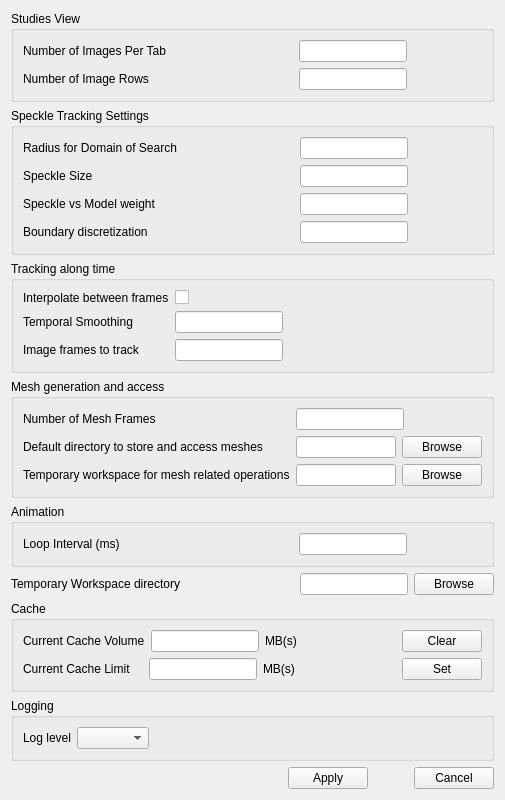
<?xml version="1.0" encoding="UTF-8"?>
<ui version="4.0">
 <class>Form</class>
 <widget class="QWidget" name="Form">
  <property name="geometry">
   <rect>
    <x>0</x>
    <y>0</y>
    <width>505</width>
    <height>793</height>
   </rect>
  </property>
  <property name="windowTitle">
   <string>Form</string>
  </property>
  <layout class="QVBoxLayout" name="verticalLayout_8">
   <item>
    <widget class="QGroupBox" name="groupBox_2">
     <property name="title">
      <string>Studies View</string>
     </property>
     <layout class="QVBoxLayout" name="verticalLayout_3">
      <item>
       <layout class="QFormLayout" name="formLayout_3">
        <item row="0" column="0">
         <widget class="QLabel" name="label_8">
          <property name="text">
           <string>Number of Images Per Tab                                      </string>
          </property>
         </widget>
        </item>
        <item row="1" column="0">
         <widget class="QLabel" name="label_9">
          <property name="text">
           <string>Number of Image Rows</string>
          </property>
         </widget>
        </item>
        <item row="0" column="1">
         <layout class="QHBoxLayout" name="horizontalLayout_5" stretch="0,10">
          <item>
           <widget class="QLineEdit" name="numImagesPerTab"/>
          </item>
          <item>
           <spacer name="horizontalSpacer_3">
            <property name="orientation">
             <enum>Qt::Horizontal</enum>
            </property>
            <property name="sizeHint" stdset="0">
             <size>
              <width>40</width>
              <height>20</height>
             </size>
            </property>
           </spacer>
          </item>
         </layout>
        </item>
        <item row="1" column="1">
         <layout class="QHBoxLayout" name="horizontalLayout_6" stretch="0,10">
          <item>
           <widget class="QLineEdit" name="numImagesAlongHeight"/>
          </item>
          <item>
           <spacer name="horizontalSpacer_4">
            <property name="orientation">
             <enum>Qt::Horizontal</enum>
            </property>
            <property name="sizeHint" stdset="0">
             <size>
              <width>40</width>
              <height>20</height>
             </size>
            </property>
           </spacer>
          </item>
         </layout>
        </item>
       </layout>
      </item>
     </layout>
    </widget>
   </item>
   <item>
    <widget class="QGroupBox" name="SpeckleTracking">
     <property name="title">
      <string>Speckle Tracking Settings</string>
     </property>
     <layout class="QVBoxLayout" name="verticalLayout">
      <item>
       <layout class="QFormLayout" name="formLayout">
        <item row="0" column="0">
         <widget class="QLabel" name="label">
          <property name="text">
           <string>Radius for Domain of Search                                   </string>
          </property>
         </widget>
        </item>
        <item row="3" column="0">
         <widget class="QLabel" name="label_2">
          <property name="text">
           <string>Boundary discretization</string>
          </property>
         </widget>
        </item>
        <item row="0" column="1">
         <layout class="QHBoxLayout" name="horizontalLayout_7" stretch="0,10">
          <item>
           <widget class="QLineEdit" name="speckleSkin">
            <property name="toolTip">
             <string>Speckle motion search is restricted to the specified radius (in pixels).</string>
            </property>
           </widget>
          </item>
          <item>
           <spacer name="horizontalSpacer_5">
            <property name="orientation">
             <enum>Qt::Horizontal</enum>
            </property>
            <property name="sizeHint" stdset="0">
             <size>
              <width>40</width>
              <height>20</height>
             </size>
            </property>
           </spacer>
          </item>
         </layout>
        </item>
        <item row="3" column="1">
         <layout class="QHBoxLayout" name="horizontalLayout_8" stretch="0,10">
          <item>
           <widget class="QLineEdit" name="boundaryPoints">
            <property name="toolTip">
             <string>The myocardial boundary is discretized inot the specified number of points. These points are tracked to reconstruct the boundary motion. Specify a number that is a multiple of 8.</string>
            </property>
           </widget>
          </item>
          <item>
           <spacer name="horizontalSpacer_6">
            <property name="orientation">
             <enum>Qt::Horizontal</enum>
            </property>
            <property name="sizeHint" stdset="0">
             <size>
              <width>40</width>
              <height>20</height>
             </size>
            </property>
           </spacer>
          </item>
         </layout>
        </item>
        <item row="1" column="0">
         <widget class="QLabel" name="label_12">
          <property name="text">
           <string>Speckle Size</string>
          </property>
         </widget>
        </item>
        <item row="1" column="1">
         <layout class="QHBoxLayout" name="horizontalLayout_13" stretch="0,10">
          <item>
           <widget class="QLineEdit" name="speckleRadius">
            <property name="toolTip">
             <string>Size of speckle in pixels.</string>
            </property>
           </widget>
          </item>
          <item>
           <spacer name="horizontalSpacer_11">
            <property name="orientation">
             <enum>Qt::Horizontal</enum>
            </property>
            <property name="sizeHint" stdset="0">
             <size>
              <width>40</width>
              <height>20</height>
             </size>
            </property>
           </spacer>
          </item>
         </layout>
        </item>
        <item row="2" column="0">
         <widget class="QLabel" name="label_19">
          <property name="text">
           <string>Speckle vs Model weight</string>
          </property>
         </widget>
        </item>
        <item row="2" column="1">
         <layout class="QHBoxLayout" name="horizontalLayout_17" stretch="0,10">
          <item>
           <widget class="QLineEdit" name="modelWeight">
            <property name="toolTip">
             <string>Weight associated with model predicted location for speckle neighbourhood vs that based on previous speckle location. Weight is between 0.0-1.0</string>
            </property>
           </widget>
          </item>
          <item>
           <spacer name="horizontalSpacer_15">
            <property name="orientation">
             <enum>Qt::Horizontal</enum>
            </property>
            <property name="sizeHint" stdset="0">
             <size>
              <width>40</width>
              <height>20</height>
             </size>
            </property>
           </spacer>
          </item>
         </layout>
        </item>
       </layout>
      </item>
     </layout>
    </widget>
   </item>
   <item>
    <widget class="QGroupBox" name="groupBox_6">
     <property name="title">
      <string>Tracking along time</string>
     </property>
     <layout class="QVBoxLayout" name="verticalLayout_7">
      <item>
       <layout class="QFormLayout" name="formLayout_6">
        <item row="0" column="0">
         <widget class="QLabel" name="label_18">
          <property name="text">
           <string>Interpolate between frames</string>
          </property>
         </widget>
        </item>
        <item row="0" column="1">
         <widget class="QCheckBox" name="interpolateTracking">
          <property name="text">
           <string/>
          </property>
         </widget>
        </item>
        <item row="1" column="1">
         <layout class="QHBoxLayout" name="horizontalLayout_9" stretch="0,10">
          <item>
           <widget class="QLineEdit" name="smoothing">
            <property name="toolTip">
             <string>Speckle motion is smoothed temporally. Specifiy a number between [0,1.0]</string>
            </property>
           </widget>
          </item>
          <item>
           <spacer name="horizontalSpacer_7">
            <property name="orientation">
             <enum>Qt::Horizontal</enum>
            </property>
            <property name="sizeHint" stdset="0">
             <size>
              <width>40</width>
              <height>20</height>
             </size>
            </property>
           </spacer>
          </item>
         </layout>
        </item>
        <item row="2" column="1">
         <layout class="QHBoxLayout" name="horizontalLayout_10" stretch="0,10">
          <item>
           <widget class="QLineEdit" name="maxFramesToTrack">
            <property name="toolTip">
             <string>Not all image frames are tracked for efficiency reasons, specifiy the number that should be used.</string>
            </property>
           </widget>
          </item>
          <item>
           <spacer name="horizontalSpacer_8">
            <property name="orientation">
             <enum>Qt::Horizontal</enum>
            </property>
            <property name="sizeHint" stdset="0">
             <size>
              <width>40</width>
              <height>20</height>
             </size>
            </property>
           </spacer>
          </item>
         </layout>
        </item>
        <item row="1" column="0">
         <widget class="QLabel" name="label_3">
          <property name="text">
           <string>Temporal Smoothing</string>
          </property>
         </widget>
        </item>
        <item row="2" column="0">
         <widget class="QLabel" name="label_4">
          <property name="text">
           <string>Image frames to track</string>
          </property>
         </widget>
        </item>
       </layout>
      </item>
     </layout>
    </widget>
   </item>
   <item>
    <widget class="QGroupBox" name="groupBox">
     <property name="title">
      <string>Mesh generation and access</string>
     </property>
     <layout class="QVBoxLayout" name="verticalLayout_2">
      <item>
       <layout class="QFormLayout" name="formLayout_2">
        <item row="0" column="0">
         <widget class="QLabel" name="label_5">
          <property name="text">
           <string>Number of Mesh Frames</string>
          </property>
         </widget>
        </item>
        <item row="2" column="0">
         <widget class="QLabel" name="label_6">
          <property name="text">
           <string>Temporary workspace for mesh related operations</string>
          </property>
         </widget>
        </item>
        <item row="1" column="0">
         <widget class="QLabel" name="label_7">
          <property name="text">
           <string>Default directory to store and access meshes</string>
          </property>
         </widget>
        </item>
        <item row="1" column="1">
         <layout class="QHBoxLayout" name="horizontalLayout">
          <item>
           <widget class="QLineEdit" name="defaultMeshDirectory"/>
          </item>
          <item>
           <widget class="QPushButton" name="loadMeshDirectory">
            <property name="text">
             <string>Browse</string>
            </property>
           </widget>
          </item>
         </layout>
        </item>
        <item row="2" column="1">
         <layout class="QHBoxLayout" name="horizontalLayout_2">
          <item>
           <widget class="QLineEdit" name="temporaryMeshDirectory"/>
          </item>
          <item>
           <widget class="QPushButton" name="loadTempMeshDirectory">
            <property name="text">
             <string>Browse</string>
            </property>
           </widget>
          </item>
         </layout>
        </item>
        <item row="0" column="1">
         <layout class="QHBoxLayout" name="horizontalLayout_11" stretch="0,10">
          <item>
           <widget class="QLineEdit" name="numberOfMeshFrames">
            <property name="toolTip">
             <string>The number of mesh frames that need to created to capture the wall motion.</string>
            </property>
           </widget>
          </item>
          <item>
           <spacer name="horizontalSpacer_9">
            <property name="orientation">
             <enum>Qt::Horizontal</enum>
            </property>
            <property name="sizeHint" stdset="0">
             <size>
              <width>40</width>
              <height>20</height>
             </size>
            </property>
           </spacer>
          </item>
         </layout>
        </item>
       </layout>
      </item>
     </layout>
    </widget>
   </item>
   <item>
    <widget class="QGroupBox" name="groupBox_3">
     <property name="title">
      <string>Animation</string>
     </property>
     <layout class="QVBoxLayout" name="verticalLayout_4">
      <item>
       <layout class="QFormLayout" name="formLayout_4">
        <item row="0" column="0">
         <widget class="QLabel" name="label_10">
          <property name="text">
           <string>Loop Interval (ms)                                                    </string>
          </property>
         </widget>
        </item>
        <item row="0" column="1">
         <layout class="QHBoxLayout" name="horizontalLayout_12" stretch="0,10">
          <item>
           <widget class="QLineEdit" name="loopInterval">
            <property name="toolTip">
             <string>The time in ms between two frames. Parameter used in rendering tracking results and mesh animations.</string>
            </property>
           </widget>
          </item>
          <item>
           <spacer name="horizontalSpacer_10">
            <property name="orientation">
             <enum>Qt::Horizontal</enum>
            </property>
            <property name="sizeHint" stdset="0">
             <size>
              <width>40</width>
              <height>20</height>
             </size>
            </property>
           </spacer>
          </item>
         </layout>
        </item>
       </layout>
      </item>
     </layout>
    </widget>
   </item>
   <item>
    <layout class="QFormLayout" name="formLayout_5">
     <item row="0" column="0">
      <widget class="QLabel" name="label_11">
       <property name="text">
        <string>Temporary Workspace directory                                  </string>
       </property>
      </widget>
     </item>
     <item row="0" column="1">
      <layout class="QHBoxLayout" name="horizontalLayout_3">
       <item>
        <widget class="QLineEdit" name="temporaryWorkspace"/>
       </item>
       <item>
        <widget class="QPushButton" name="loadTemporaryWorkspace">
         <property name="text">
          <string>Browse</string>
         </property>
        </widget>
       </item>
      </layout>
     </item>
    </layout>
   </item>
   <item>
    <widget class="QGroupBox" name="groupBox_4">
     <property name="title">
      <string>Cache</string>
     </property>
     <layout class="QVBoxLayout" name="verticalLayout_5">
      <item>
       <layout class="QHBoxLayout" name="horizontalLayout_14" stretch="0,0,0,1,0">
        <item>
         <widget class="QLabel" name="label_13">
          <property name="text">
           <string>Current Cache Volume</string>
          </property>
         </widget>
        </item>
        <item>
         <widget class="QLineEdit" name="currentCacheVolume">
          <property name="readOnly">
           <bool>true</bool>
          </property>
         </widget>
        </item>
        <item>
         <widget class="QLabel" name="label_16">
          <property name="text">
           <string>MB(s)</string>
          </property>
         </widget>
        </item>
        <item>
         <spacer name="horizontalSpacer_12">
          <property name="orientation">
           <enum>Qt::Horizontal</enum>
          </property>
          <property name="sizeHint" stdset="0">
           <size>
            <width>40</width>
            <height>20</height>
           </size>
          </property>
         </spacer>
        </item>
        <item>
         <widget class="QPushButton" name="cullCache">
          <property name="text">
           <string>Clear</string>
          </property>
         </widget>
        </item>
       </layout>
      </item>
      <item>
       <layout class="QHBoxLayout" name="horizontalLayout_15">
        <item>
         <widget class="QLabel" name="label_14">
          <property name="text">
           <string>Current Cache Limit    </string>
          </property>
         </widget>
        </item>
        <item>
         <widget class="QLineEdit" name="cacheLimit"/>
        </item>
        <item>
         <widget class="QLabel" name="label_17">
          <property name="text">
           <string>MB(s)</string>
          </property>
         </widget>
        </item>
        <item>
         <spacer name="horizontalSpacer_13">
          <property name="orientation">
           <enum>Qt::Horizontal</enum>
          </property>
          <property name="sizeHint" stdset="0">
           <size>
            <width>40</width>
            <height>20</height>
           </size>
          </property>
         </spacer>
        </item>
        <item>
         <widget class="QPushButton" name="setCacheSize">
          <property name="text">
           <string>Set</string>
          </property>
         </widget>
        </item>
       </layout>
      </item>
     </layout>
    </widget>
   </item>
   <item>
    <widget class="QGroupBox" name="groupBox_5">
     <property name="title">
      <string>Logging</string>
     </property>
     <layout class="QVBoxLayout" name="verticalLayout_6">
      <item>
       <layout class="QHBoxLayout" name="horizontalLayout_16">
        <item>
         <widget class="QLabel" name="label_15">
          <property name="text">
           <string>Log level</string>
          </property>
         </widget>
        </item>
        <item>
         <widget class="QComboBox" name="loggingLevel"/>
        </item>
        <item>
         <spacer name="horizontalSpacer_14">
          <property name="orientation">
           <enum>Qt::Horizontal</enum>
          </property>
          <property name="sizeHint" stdset="0">
           <size>
            <width>40</width>
            <height>20</height>
           </size>
          </property>
         </spacer>
        </item>
       </layout>
      </item>
     </layout>
    </widget>
   </item>
   <item>
    <spacer name="verticalSpacer">
     <property name="orientation">
      <enum>Qt::Vertical</enum>
     </property>
     <property name="sizeHint" stdset="0">
      <size>
       <width>473</width>
       <height>32</height>
      </size>
     </property>
    </spacer>
   </item>
   <item>
    <layout class="QHBoxLayout" name="horizontalLayout_4" stretch="1,0,0,0">
     <item>
      <spacer name="horizontalSpacer_2">
       <property name="orientation">
        <enum>Qt::Horizontal</enum>
       </property>
       <property name="sizeHint" stdset="0">
        <size>
         <width>40</width>
         <height>20</height>
        </size>
       </property>
      </spacer>
     </item>
     <item>
      <widget class="QPushButton" name="applyChanges">
       <property name="text">
        <string>Apply</string>
       </property>
      </widget>
     </item>
     <item>
      <spacer name="horizontalSpacer">
       <property name="orientation">
        <enum>Qt::Horizontal</enum>
       </property>
       <property name="sizeHint" stdset="0">
        <size>
         <width>40</width>
         <height>20</height>
        </size>
       </property>
      </spacer>
     </item>
     <item>
      <widget class="QPushButton" name="cancelChanges">
       <property name="text">
        <string>Cancel</string>
       </property>
      </widget>
     </item>
    </layout>
   </item>
  </layout>
 </widget>
 <tabstops>
  <tabstop>numImagesPerTab</tabstop>
  <tabstop>numImagesAlongHeight</tabstop>
  <tabstop>speckleSkin</tabstop>
  <tabstop>speckleRadius</tabstop>
  <tabstop>boundaryPoints</tabstop>
  <tabstop>smoothing</tabstop>
  <tabstop>maxFramesToTrack</tabstop>
  <tabstop>numberOfMeshFrames</tabstop>
  <tabstop>defaultMeshDirectory</tabstop>
  <tabstop>loadMeshDirectory</tabstop>
  <tabstop>temporaryMeshDirectory</tabstop>
  <tabstop>loadTempMeshDirectory</tabstop>
  <tabstop>loopInterval</tabstop>
  <tabstop>temporaryWorkspace</tabstop>
  <tabstop>loadTemporaryWorkspace</tabstop>
  <tabstop>applyChanges</tabstop>
  <tabstop>cancelChanges</tabstop>
 </tabstops>
 <resources/>
 <connections/>
</ui>
